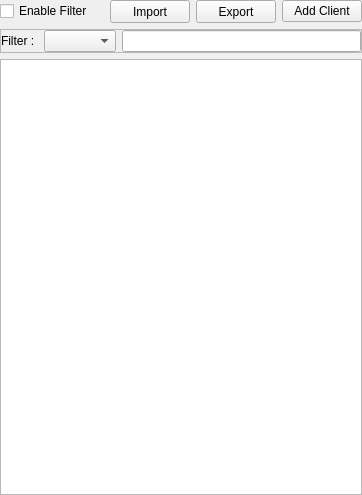
<?xml version="1.0" encoding="UTF-8"?>
<ui version="4.0">
 <class>QUaModbusClientTree</class>
 <widget class="QWidget" name="QUaModbusClientTree">
  <property name="geometry">
   <rect>
    <x>0</x>
    <y>0</y>
    <width>362</width>
    <height>495</height>
   </rect>
  </property>
  <property name="windowTitle">
   <string>Form</string>
  </property>
  <layout class="QGridLayout" name="gridLayout">
   <property name="leftMargin">
    <number>0</number>
   </property>
   <property name="topMargin">
    <number>0</number>
   </property>
   <property name="rightMargin">
    <number>0</number>
   </property>
   <property name="bottomMargin">
    <number>0</number>
   </property>
   <item row="0" column="0">
    <widget class="QCheckBox" name="checkBoxFilter">
     <property name="text">
      <string>Enable Filter</string>
     </property>
    </widget>
   </item>
   <item row="0" column="1">
    <spacer name="horizontalSpacer">
     <property name="orientation">
      <enum>Qt::Horizontal</enum>
     </property>
     <property name="sizeHint" stdset="0">
      <size>
       <width>206</width>
       <height>20</height>
      </size>
     </property>
    </spacer>
   </item>
   <item row="0" column="2">
    <widget class="QToolButton" name="toolButtonImport">
     <property name="sizePolicy">
      <sizepolicy hsizetype="Minimum" vsizetype="Fixed">
       <horstretch>0</horstretch>
       <verstretch>0</verstretch>
      </sizepolicy>
     </property>
     <property name="minimumSize">
      <size>
       <width>80</width>
       <height>23</height>
      </size>
     </property>
     <property name="toolTip">
      <string>Import from CSV file</string>
     </property>
     <property name="text">
      <string>Import</string>
     </property>
    </widget>
   </item>
   <item row="0" column="3">
    <widget class="QToolButton" name="toolButtonExport">
     <property name="sizePolicy">
      <sizepolicy hsizetype="Minimum" vsizetype="Fixed">
       <horstretch>0</horstretch>
       <verstretch>0</verstretch>
      </sizepolicy>
     </property>
     <property name="minimumSize">
      <size>
       <width>80</width>
       <height>23</height>
      </size>
     </property>
     <property name="toolTip">
      <string>Export to CSV file</string>
     </property>
     <property name="text">
      <string>Export</string>
     </property>
    </widget>
   </item>
   <item row="0" column="4">
    <widget class="QPushButton" name="pushButtonAddClient">
     <property name="toolTip">
      <string>Add new Modbus client</string>
     </property>
     <property name="text">
      <string>Add Client</string>
     </property>
    </widget>
   </item>
   <item row="1" column="0" colspan="5">
    <widget class="QFrame" name="frameFilter">
     <property name="frameShape">
      <enum>QFrame::StyledPanel</enum>
     </property>
     <property name="frameShadow">
      <enum>QFrame::Raised</enum>
     </property>
     <layout class="QHBoxLayout" name="horizontalLayout">
      <property name="leftMargin">
       <number>0</number>
      </property>
      <property name="topMargin">
       <number>0</number>
      </property>
      <property name="rightMargin">
       <number>0</number>
      </property>
      <property name="bottomMargin">
       <number>0</number>
      </property>
      <item>
       <widget class="QLabel" name="labelFilter">
        <property name="text">
         <string>Filter : </string>
        </property>
       </widget>
      </item>
      <item>
       <widget class="QComboBox" name="comboBoxFilterType"/>
      </item>
      <item>
       <widget class="QLineEdit" name="lineEditFilterText"/>
      </item>
     </layout>
    </widget>
   </item>
   <item row="2" column="0" colspan="5">
    <widget class="QTreeView" name="treeViewModbus"/>
   </item>
  </layout>
 </widget>
 <resources/>
 <connections/>
</ui>
